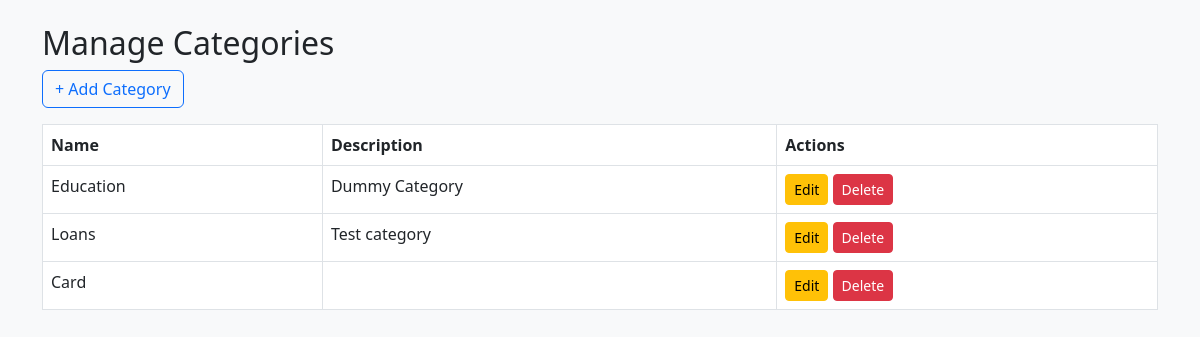
Page /categories (signed in) on the committed database.
### models.py (models this page shows)
class Category(db.Model):
    id = db.Column(db.Integer, primary_key=True)
    name = db.Column(db.String(100), unique=True, nullable=False)
    description = db.Column(db.String(200))
    expenses = db.relationship('Expense', backref='category', lazy=True)

### app.py (the view)
@app.route('/categories')
@login_required
def list_categories():
    categories = Category.query.all()
    return render_template('categories.html', categories=categories)

### app.py (called while the page is built)
@login_manager.user_loader
def load_user(user_id):
    return User.query.get(int(user_id))

### templates/categories.html
{% extends 'base.html' %}
{% block content %}
<h2>Manage Categories</h2>
<a href="{{ url_for('add_category') }}" class="btn btn-outline-primary mb-3">+ Add Category</a>
<table class="table table-bordered">
    <thead>
        <tr><th>Name</th><th>Description</th><th>Actions</th></tr>
    </thead>
    <tbody>
        {% for cat in categories %}
        <tr>
            <td>{{ cat.name }}</td>
            <td>{{ cat.description }}</td>
            <td>
                <a href="{{ url_for('edit_category', id=cat.id) }}" class="btn btn-sm btn-warning">Edit</a>
                <a href="{{ url_for('delete_category', id=cat.id) }}" class="btn btn-sm btn-danger">Delete</a>
            </td>
        </tr>
        {% endfor %}
    </tbody>
</table>
{% endblock %}

### rows in the picture
Category: name "Education", description "Dummy Category"
Category: name "Loans", description "Test category"
Category: name "Card"
